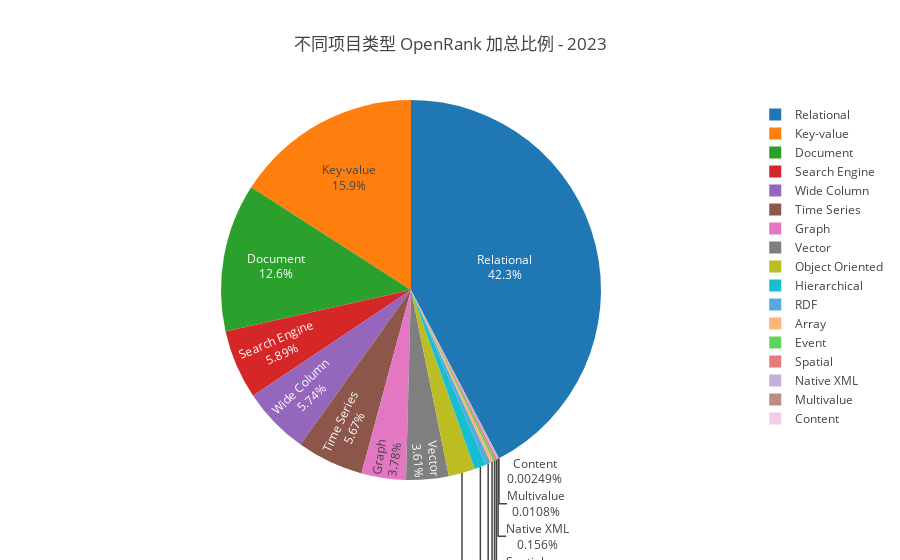

Notebook cell for this chart:
### Code cell
openDigger.index.openrank.getRepoOpenrank({
    labelUnion: [':technology/database'],
    startYear: 2023, endYear: 2023, endMonth: 12,
    groupBy: 'Tech-1',
    groupTimeRange: 'year',
    order: 'DESC',
    limit: -1
}).then(data => {
    var data = data.filter(i => i.id.startsWith(':technology/database'));
    data.map(row => {
        var parts = row.name.split(/ - /);
        row.name = parts[parts.length - 1];
        return row;
    });
    openDigger.render.plotly([
    {labels: data.map(item => item.name), values: data.map(item => item.openrank[0]),type:'pie', name: 'times', textinfo: "label+percent"}], 
    {
        title: '不同项目类型 OpenRank 加总比例 - 2023',
        xaxis: {type: 'category'},
        height: 600,
        //width:1050,
    });
})

### Figure 1 — Plotly figure (JSON) as saved in the notebook; plotly's stock layout.template omitted (floating-point values rounded to 4 significant figures)
{"data": [{"labels": ["Relational", "Key-value", "Document", "Search Engine", "Wide Column", "Time Series", "Graph", "Vector", "Object Oriented", "Hierarchical", "RDF", "Array", "Event", "Spatial", "Native XML", "Multivalue", "Content"], "name": "times", "textinfo": "label+percent", "type": "pie", "values": [57570.0, 21640.0, 17120.0, 8008.0, 7812.0, 7715.0, 5145.0, 4910.0, 3074.0, 1343.0, 585.8, 381.0, 251.2, 222.0, 211.8, 14.7, 3.38]}], "layout": {"autosize": true, "title": {"text": "不同项目类型 OpenRank 加总比例 - 2023"}, "xaxis": {"type": "category"}}}
